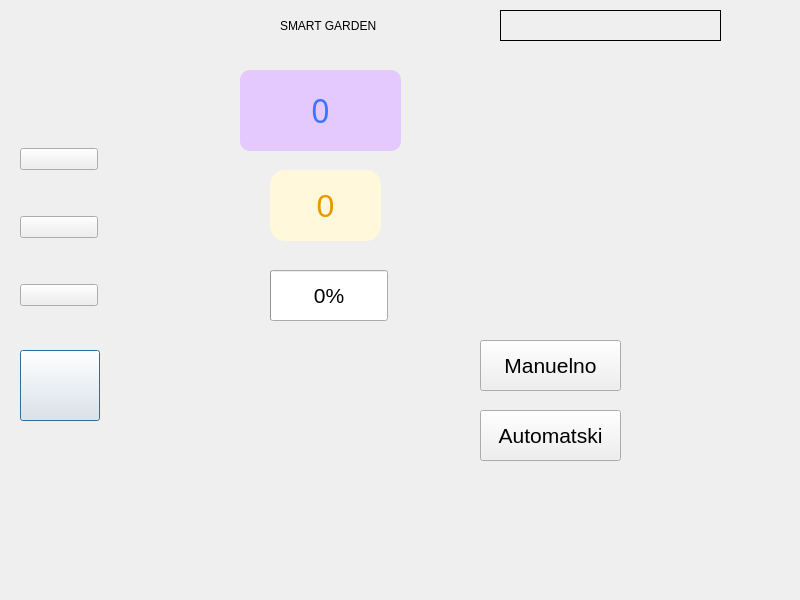
<?xml version="1.0" encoding="UTF-8"?>
<ui version="4.0">
 <class>Dialog</class>
 <widget class="QDialog" name="Dialog">
  <property name="geometry">
   <rect>
    <x>0</x>
    <y>0</y>
    <width>800</width>
    <height>600</height>
   </rect>
  </property>
  <property name="windowTitle">
   <string>Dialog</string>
  </property>
  <property name="styleSheet">
   <string notr="true">QLabel{
        backgound-image; url(:/poazdina/pozadina.png);
        background-repat no-repat;
       backgound-position: center;


}</string>
  </property>
  <widget class="QLabel" name="label">
   <property name="geometry">
    <rect>
     <x>280</x>
     <y>10</y>
     <width>211</width>
     <height>31</height>
    </rect>
   </property>
   <property name="text">
    <string>SMART GARDEN</string>
   </property>
  </widget>
  <widget class="QLabel" name="labela_vreme">
   <property name="geometry">
    <rect>
     <x>500</x>
     <y>10</y>
     <width>221</width>
     <height>31</height>
    </rect>
   </property>
   <property name="frameShape">
    <enum>QFrame::Box</enum>
   </property>
   <property name="text">
    <string/>
   </property>
  </widget>
  <widget class="QLabel" name="labela_lm35">
   <property name="geometry">
    <rect>
     <x>240</x>
     <y>70</y>
     <width>161</width>
     <height>81</height>
    </rect>
   </property>
   <property name="font">
    <font>
     <family>Sans Serif</family>
     <pointsize>24</pointsize>
     <italic>false</italic>
     <bold>false</bold>
    </font>
   </property>
   <property name="styleSheet">
    <string notr="true">background-color: rgb(228, 201, 255);
color: rgb(60, 118, 255);
border-radius: 10px;
</string>
   </property>
   <property name="text">
    <string>0</string>
   </property>
   <property name="alignment">
    <set>Qt::AlignCenter</set>
   </property>
  </widget>
  <widget class="QPushButton" name="pomoc">
   <property name="geometry">
    <rect>
     <x>20</x>
     <y>350</y>
     <width>80</width>
     <height>71</height>
    </rect>
   </property>
   <property name="text">
    <string/>
   </property>
   <property name="icon">
    <iconset resource="pomoc.qrc">
     <normaloff>:/pomoc/pomoc.png</normaloff>:/pomoc/pomoc.png</iconset>
   </property>
   <property name="iconSize">
    <size>
     <width>64</width>
     <height>64</height>
    </size>
   </property>
  </widget>
  <widget class="QWidget" name="layoutWidget">
   <property name="geometry">
    <rect>
     <x>20</x>
     <y>40</y>
     <width>78</width>
     <height>308</height>
    </rect>
   </property>
   <layout class="QVBoxLayout" name="verticalLayout">
    <item>
     <widget class="QPushButton" name="termostat">
      <property name="enabled">
       <bool>true</bool>
      </property>
      <property name="text">
       <string/>
      </property>
      <property name="icon">
       <iconset resource="termostat.qrc">
        <normaloff>:/termostat/termostat.png</normaloff>:/termostat/termostat.png</iconset>
      </property>
      <property name="iconSize">
       <size>
        <width>64</width>
        <height>64</height>
       </size>
      </property>
      <property name="flat">
       <bool>true</bool>
      </property>
     </widget>
    </item>
    <item>
     <widget class="QPushButton" name="sijalica">
      <property name="text">
       <string/>
      </property>
      <property name="icon">
       <iconset resource="sijalica.qrc">
        <normaloff>:/sijalica/sijalica.png</normaloff>:/sijalica/sijalica.png</iconset>
      </property>
      <property name="iconSize">
       <size>
        <width>64</width>
        <height>64</height>
       </size>
      </property>
     </widget>
    </item>
    <item>
     <widget class="QPushButton" name="ventilator">
      <property name="text">
       <string/>
      </property>
      <property name="icon">
       <iconset resource="ventilator.qrc">
        <normaloff>:/ventilator/ventilator.png</normaloff>:/ventilator/ventilator.png</iconset>
      </property>
      <property name="iconSize">
       <size>
        <width>64</width>
        <height>64</height>
       </size>
      </property>
     </widget>
    </item>
    <item>
     <widget class="QPushButton" name="zalivanje">
      <property name="text">
       <string/>
      </property>
      <property name="icon">
       <iconset resource="zalivanje.qrc">
        <normaloff>:/zalivanje/zalivanje.png</normaloff>:/zalivanje/zalivanje.png</iconset>
      </property>
      <property name="iconSize">
       <size>
        <width>64</width>
        <height>64</height>
       </size>
      </property>
     </widget>
    </item>
   </layout>
  </widget>
  <widget class="QProgressBar" name="vlaznostZemljista">
   <property name="geometry">
    <rect>
     <x>270</x>
     <y>270</y>
     <width>118</width>
     <height>51</height>
    </rect>
   </property>
   <property name="font">
    <font>
     <pointsize>16</pointsize>
    </font>
   </property>
   <property name="value">
    <number>0</number>
   </property>
  </widget>
  <widget class="QLabel" name="label_ldr">
   <property name="geometry">
    <rect>
     <x>270</x>
     <y>170</y>
     <width>111</width>
     <height>71</height>
    </rect>
   </property>
   <property name="font">
    <font>
     <pointsize>24</pointsize>
    </font>
   </property>
   <property name="styleSheet">
    <string notr="true">background-color: rgb(255, 248, 219);
color: rgb(230, 153, 0);
border-radius: 15px;</string>
   </property>
   <property name="text">
    <string>0</string>
   </property>
   <property name="alignment">
    <set>Qt::AlignCenter</set>
   </property>
  </widget>
  <widget class="QPushButton" name="manuelno">
   <property name="geometry">
    <rect>
     <x>480</x>
     <y>340</y>
     <width>141</width>
     <height>51</height>
    </rect>
   </property>
   <property name="font">
    <font>
     <pointsize>16</pointsize>
    </font>
   </property>
   <property name="text">
    <string>Manuelno</string>
   </property>
  </widget>
  <widget class="QPushButton" name="automatski">
   <property name="geometry">
    <rect>
     <x>480</x>
     <y>410</y>
     <width>141</width>
     <height>51</height>
    </rect>
   </property>
   <property name="font">
    <font>
     <pointsize>16</pointsize>
    </font>
   </property>
   <property name="text">
    <string>Automatski</string>
   </property>
  </widget>
 </widget>
 <resources>
  <include location="zalivanje.qrc"/>
  <include location="sijalica.qrc"/>
  <include location="ventilator.qrc"/>
  <include location="pomoc.qrc"/>
  <include location="termostat.qrc"/>
 </resources>
 <connections/>
</ui>
